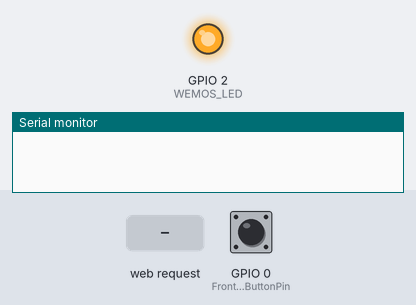
This sketch was run on a simulated ESP8266 (Wemos D1 mini). On the bench: output pins drawn as LEDs (lit = HIGH), the last lines printed to the serial monitor. Inputs (shaded band) come from the test bench; at power-on: GPIO 0 (FrontDoorButtonPin) HIGH. WiFi joins after 1.5 s; servers stay silent unless stated.

Above: at 1.2 s.
1.3 s: GPIO 0 (FrontDoorButtonPin) pulled LOW for 3.2 s
At 4.8 s:
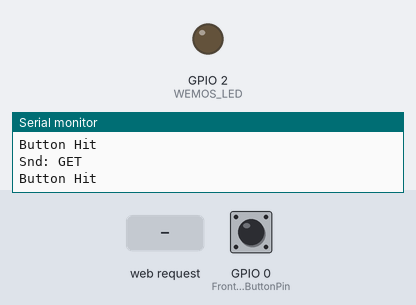
6.0 s: HTTP request GET /hit received
Timing chart, 0 to 9.0 s (numbered marks = the images above; inputs shaded):
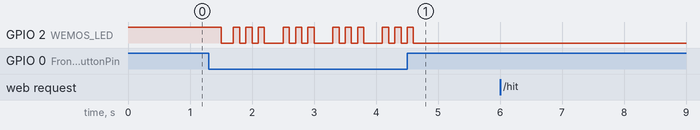

The sketch:

WifiButton.ino
```cpp
#include <ESP8266WiFi.h>
#include <ESP8266HTTPClient.h>
#include <TickerScheduler.h>
#include <ArduinoJson.h>

#define INCOMMING_SERVER "http://192.168.2.165/api/app/com.internet/frontdoor"
const int port = 80;
const char* ssid = "kosmos";
const char* password = "funhouse";
const int FrontDoorButtonPin = 0;
const int WEMOS_LED = 2;

const int ContactServerInterval_ms = 300000;

int FrontDoorButton;
String sJSONreceiveCommand;
String sJSONsendCommand;
bool bFrontDoorHit = false;
bool WIFIconnected = false;
bool ClientConnected = false;

WiFiClient client;
WiFiServer server(port);

void printWiFiStatus();
TickerScheduler tsTimer(6);
bool readRequest(WiFiClient& client);
JsonObject& prepareResponse(JsonBuffer& jsonBuffer);
void writeResponse(WiFiClient& client, JsonObject& json);

////////////////////////////////////////
void setup(void) {

  // Configure GPIO2 as OUTPUT.
  pinMode (FrontDoorButtonPin, INPUT_PULLUP);
  pinMode (WEMOS_LED, OUTPUT);
  digitalWrite(WEMOS_LED, HIGH);
  //Start network
  Serial.begin(9600);
  WiFi.disconnect();
  WiFi.begin(ssid, password);
  WIFIconnected = false;
  // Start TCP server.
}

////////////////////////////////////////////////////////////////////////////////
void loop(void)
{
  tsTimer.update();
  String sParsedJSON;
  // Check if module is still connected to WiFi.
  if (WiFi.status() != WL_CONNECTED)
  {
    if (WIFIconnected == true)
    {
      Serial.println("Wifi disconnected");
      digitalWrite(WEMOS_LED, HIGH);
      server.close();
    }
    WIFIconnected = false;
  }
  else
  {
    // Print the new IP to Serial.
    if (WIFIconnected == false)
    {
      server.begin();
      WIFIconnected = true;
      digitalWrite(WEMOS_LED, LOW);
      Serial.println("Wifi connected");
      printWiFiStatus();
    }
    WiFiClient client = server.available();

    if (client)
    {
      //Serial.println("Client.");
      bool success = readRequest(client);
      if (success)
      {
        String line = client.readStringUntil('\r');
        //Read JSON
        Serial.println("line: " + line);
        if (line.length() > 0)
        {
          // Parse JSON
          int size = line.length() + 1;
          char jsonChar[size];
          line.toCharArray(jsonChar, size);
          StaticJsonBuffer<200> jsonReadBuffer;
          JsonObject& json_parsed = jsonReadBuffer.parseObject(jsonChar);
          if (!json_parsed.success())
          {
            Serial.println("parseObject() failed");
            return;
          }
          sJSONreceiveCommand = "Unrecognized command";
          json_parsed.prettyPrintTo(Serial);
          String sParsedDOOR = json_parsed["frontbutton"];
          if (sParsedDOOR == "hit")
          {
            sJSONreceiveCommand = "Rcv: " + sParsedDOOR;
          }
          Serial.println(sJSONreceiveCommand);
        }
        StaticJsonBuffer<200> jsonWriteBuffer;
        JsonObject& jsonWrite = prepareResponse(jsonWriteBuffer);
        writeResponse(client, jsonWrite);
        ClientConnected = true;
        delay(1);
        client.stop();
      }
    }
  }

  FrontDoorButton = digitalRead(FrontDoorButtonPin);

  if ( FrontDoorButton == LOW && WIFIconnected == true)
  {
    bFrontDoorHit = true;
    GetRequest();
    digitalWrite(WEMOS_LED, HIGH);
    delay(100);
    digitalWrite(WEMOS_LED, LOW);
    delay(100);
    digitalWrite(WEMOS_LED, HIGH);
    delay(100);
    digitalWrite(WEMOS_LED, LOW);
    delay(100);
    digitalWrite(WEMOS_LED, HIGH);
    delay(100);
    digitalWrite(WEMOS_LED, LOW);
    delay(100);
    Serial.println("Button Hit ");
  }
}

////////////////////////////////////////

int GetRequest()
{
  sJSONsendCommand = "Snd: GET";
  HTTPClient http;
  http.begin(INCOMMING_SERVER);
  int httpCode = http.GET();
  http.end();
  Serial.println(sJSONsendCommand);
  return httpCode;
}

JsonObject& prepareResponse(JsonBuffer & jsonBuffer)
{
  sJSONsendCommand = "Snd Sensor status";
  JsonObject& root = jsonBuffer.createObject();
  if (bFrontDoorHit)
  {
    root["frontbutton"] = "hit";
  }
  else
  {
    root["frontbutton"] = "none";
  }
  Serial.println(sJSONsendCommand);
  bFrontDoorHit = false;
  return root;
}

void writeResponse(WiFiClient & client, JsonObject & json) {
  client.println("HTTP/1.1 200 OK");
  client.println("Content-Type: application/json");
  client.println("Connection: close");
  client.println();
  json.prettyPrintTo(client);
}

bool readRequest(WiFiClient & client) {
  bool currentLineIsBlank = true;
  while (client.connected()) {
    if (client.available()) {
      char c = client.read();
      if (c == '\n' && currentLineIsBlank) {
        //Serial.println("Client Request Confirmed.");
        return true;
      } else if (c == '\n') {
        currentLineIsBlank = true;
      } else if (c != '\r') {
        currentLineIsBlank = false;
      }
    }
  }
  return false;
}

void printWiFiStatus() {
  Serial.println("");
  Serial.print("Connected to ");
  Serial.println(ssid);
  Serial.print("IP address: ");
  Serial.println(WiFi.localIP());
}
```

Measured:
- by itself, GPIO 2 (WEMOS_LED): repeats every 0.80 s: 2 × (HIGH 0.10 s, LOW 0.10 s), HIGH 0.10 s, LOW 0.30 s, until it stays LOW from 4.6 s
